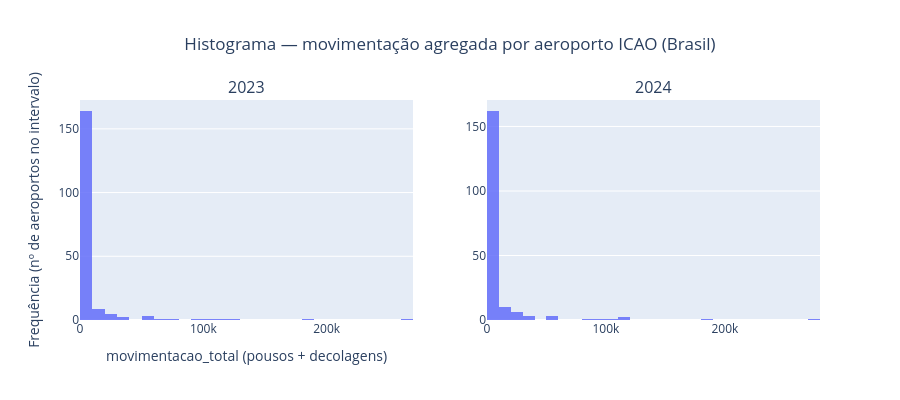

The notebook cell saved with this chart:
### Markdown cell above
### Tratamento dos dados: Contagem de movimentos por aeroporto
Nos dataframes ```df_vra_2023```  e  ```df_vra_2024``` estão registrados todos os voos programados que tenham como origem e/ou destino no Brasil. Para fazer a contagem de movimentos, foram consideradas as linhas onde a Situação do Voo = ```REALIZADO```. Para os aeroportos que recebem e realizam voos internacionais, contabilizamos apenas o movimento ocorrido aeroporto do Brasil para manter os dados concisos de acordo com o objetivo do estudo.

O número de movimentos por aeroporto será o nosso fator exposição.

### Code cell
#contagem de movimentos VRA por aeroporto indexada por sigla ICAO (para cruzamento com CENIPA)
# Sigla ICAO é um identificador único para cada aeroporto no mundo, registrado na International Civil Aviation Organization (ICAO)

def _group_VRA_BR_icao(df):
    from collections import defaultdict
    group_by_icao = defaultdict(lambda: {"pousos": 0, "decolagens": 0})

    ICAO_ORIGEM  = "Sigla ICAO Aeroporto Origem"
    ICAO_DESTINO = "Sigla ICAO Aeroporto Destino"
    DESC_ORIGEM  = "Descrição Aeroporto Origem"
    DESC_DESTINO = "Descrição Aeroporto Destino"
    SITUACAO_VOO = "Situação Voo"

    cols = list(df.columns)
    i_sit       = cols.index(SITUACAO_VOO)
    i_icao_orig = cols.index(ICAO_ORIGEM)
    i_icao_dest = cols.index(ICAO_DESTINO)
    i_desc_orig = cols.index(DESC_ORIGEM)
    i_desc_dest = cols.index(DESC_DESTINO)

    for row in df.itertuples(index=False, name=None):
        if row[i_sit] != "REALIZADO":
            continue

        desc_orig = row[i_desc_orig]
        desc_dest = row[i_desc_dest]
        icao_orig = row[i_icao_orig]
        icao_dest = row[i_icao_dest]

        if pd.notna(desc_orig) and "brasil" in str(desc_orig).lower() and pd.notna(icao_orig):
            group_by_icao[str(icao_orig).strip()]["decolagens"] += 1
        if pd.notna(desc_dest) and "brasil" in str(desc_dest).lower() and pd.notna(icao_dest):
            group_by_icao[str(icao_dest).strip()]["pousos"] += 1

    out = pd.DataFrame.from_dict(group_by_icao, orient="index")
    out["movimentacao_total"] = out["pousos"] + out["decolagens"]
    return out.sort_values("movimentacao_total", ascending=False)

contagem_movimentos_br_icao_2023 = _group_VRA_BR_icao(df_vra_2023)
contagem_movimentos_br_icao_2024 = _group_VRA_BR_icao(df_vra_2024)

print("2023:", contagem_movimentos_br_icao_2023.shape)
display(contagem_movimentos_br_icao_2023.head(10))
print("2024:", contagem_movimentos_br_icao_2024.shape)
display(contagem_movimentos_br_icao_2024.head(10))

# Histogramas — contagem de aeroportos por faixa de movimentacao_total agregada
import plotly.graph_objects as go
from plotly.subplots import make_subplots

_fig_hist_simple = make_subplots(
    rows=1,
    cols=2,
    subplot_titles=("2023", "2024"),
)
for _col, (_df_mov, _ano) in enumerate(
    (
        (contagem_movimentos_br_icao_2023, "2023"),
        (contagem_movimentos_br_icao_2024, "2024"),
    ),
    start=1,
):
    _x = _df_mov["movimentacao_total"].astype(float)
    _fig_hist_simple.add_trace(
        go.Histogram(
            x=_x,
            nbinsx=35,
            name=_ano,
            marker_color="#636EFA",
            opacity=0.85,
            showlegend=False,
        ),
        row=1,
        col=_col,
    )
_fig_hist_simple.update_xaxes(title_text="movimentacao_total (pousos + decolagens)", row=1, col=1)
_fig_hist_simple.update_xaxes(title_text="", row=1, col=2)
_fig_hist_simple.update_yaxes(title_text="Frequência (nº de aeroportos no intervalo)", row=1, col=1)
_fig_hist_simple.update_yaxes(title_text="", row=1, col=2)
_fig_hist_simple.update_layout(
    height=400,
    title_text="Histograma — movimentação agregada por aeroporto ICAO (Brasil)",
    title_x=0.5,
)
_fig_hist_simple.show()

### Figure 1 — Plotly figure (JSON) as saved in the notebook; plotly's stock layout.template omitted (floating-point values rounded to 4 significant figures; data arrays with more than 128 entries replaced by an {"elided": "..."} marker saying what was removed)
{"data": [{"marker": {"color": "#636EFA"}, "name": "2023", "nbinsx": 35, "opacity": 0.85, "showlegend": false, "type": "histogram", "x": {"elided": "191 float values"}, "xaxis": "x", "yaxis": "y"}, {"marker": {"color": "#636EFA"}, "name": "2024", "nbinsx": 35, "opacity": 0.85, "showlegend": false, "type": "histogram", "x": {"elided": "191 float values"}, "xaxis": "x2", "yaxis": "y2"}], "layout": {"annotations": [{"font": {"size": 16}, "showarrow": false, "text": "2023", "x": 0.225, "xanchor": "center", "xref": "paper", "y": 1, "yanchor": "bottom", "yref": "paper"}, {"font": {"size": 16}, "showarrow": false, "text": "2024", "x": 0.775, "xanchor": "center", "xref": "paper", "y": 1, "yanchor": "bottom", "yref": "paper"}], "height": 400, "title": {"text": "Histograma — movimentação agregada por aeroporto ICAO (Brasil)", "x": 0.5}, "xaxis": {"anchor": "y", "domain": [0, 0.45], "title": {"text": "movimentacao_total (pousos + decolagens)"}}, "xaxis2": {"anchor": "y2", "domain": [0.55, 1], "title": {"text": ""}}, "yaxis": {"anchor": "x", "domain": [0, 1], "title": {"text": "Frequência (nº de aeroportos no intervalo)"}}, "yaxis2": {"anchor": "x2", "domain": [0, 1], "title": {"text": ""}}}}
